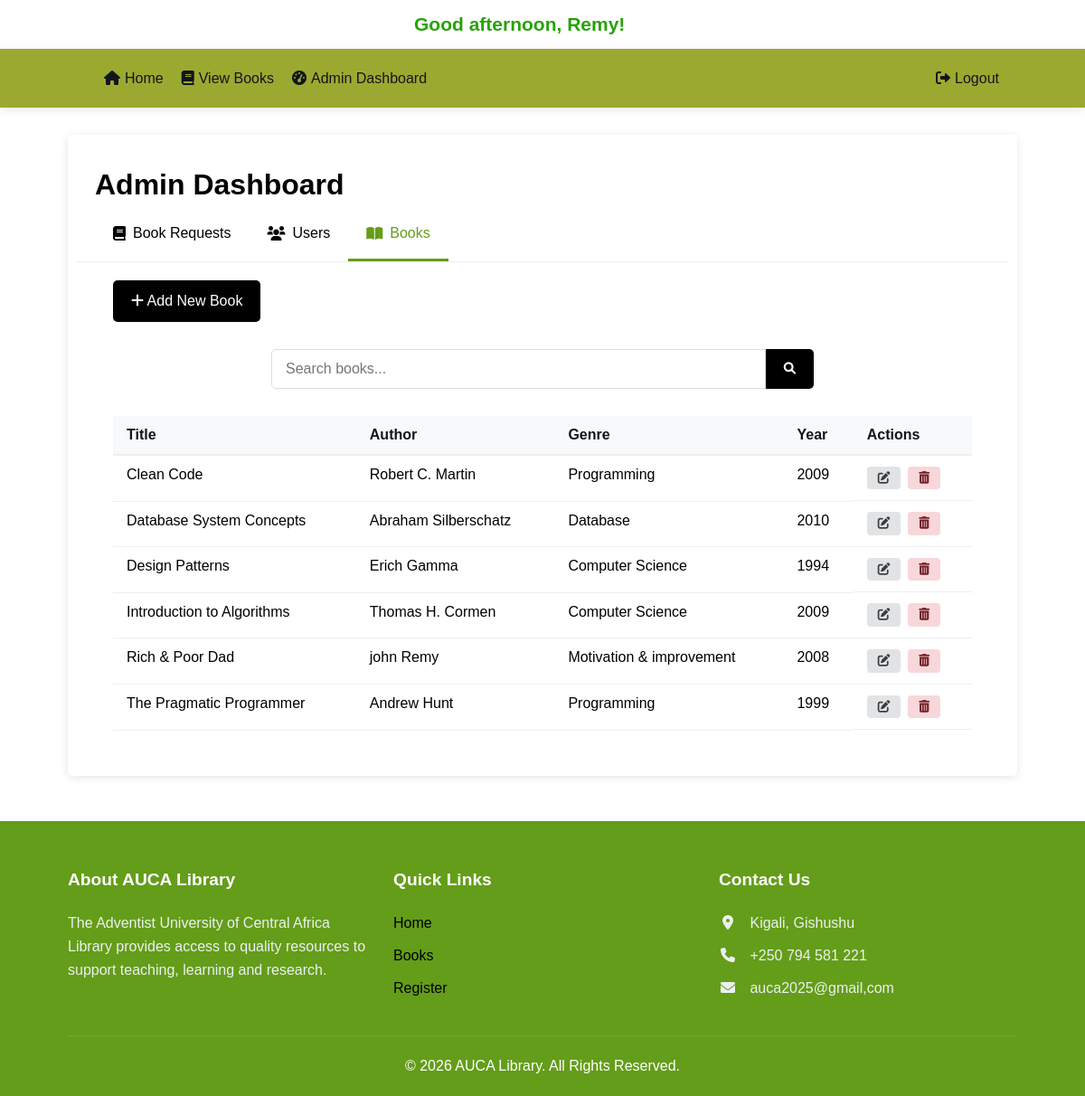
The app's page /admin.php?tab=books (signed in) with its own data.
### tables this page shows
CREATE TABLE `books` (
  `id` int(11) NOT NULL,
  `title` varchar(100) NOT NULL,
  `author` varchar(100) NOT NULL,
  `genre` varchar(50) NOT NULL,
  `year` int(11) NOT NULL,
  `cover_image` varchar(255) DEFAULT NULL
);

### includes/config.php (called while the page is built, shortened)
<?php
$conn = new mysqli(DB_HOST, DB_USER, DB_PASS, DB_NAME);
function sanitizeInput($data) {
    global $conn;
    return htmlspecialchars(strip_tags(trim($conn->real_escape_string($data))));
}
?>

### admin.php (the view, shortened to what this page needs)
<?php
include 'includes/config.php';
if (isset($_SESSION['full_name'])) {
    $name = htmlspecialchars($_SESSION['full_name']);
    $hour = date("H");
    if ($hour < 12) {
        $greeting = "Good morning";
    } elseif ($hour < 18) {
        $greeting = "Good afternoon";
    } else {
        $greeting = "Good evening";
    }
    echo "<div class='welcome-message'><h2>$greeting, $name!</h2></div>";
} else {
    echo "<div class='welcome-message'><h2>Welcome, Guest!</h2></div>";
}
$current_tab = isset($_GET['tab']) ? sanitizeInput($_GET['tab']) : 'requests';
if ($current_tab === 'books') {
    $query = "SELECT * FROM books ORDER BY title ASC";
    $books_result = $conn->query($query);
}
?>
<?php include 'includes/header.php'; ?>
<div class="admin-container">
    <h1>Admin Dashboard</h1>
    <div class="admin-tabs">
        <a href="?tab=requests" class="<?php echo $current_tab === 'requests' ? 'active' : ''; ?>">
            <i class="fas fa-book"></i> Book Requests
        </a>
        <a href="?tab=users" class="<?php echo $current_tab === 'users' ? 'active' : ''; ?>">
            <i class="fas fa-users"></i> Users
        </a>
        <a href="?tab=books" class="<?php echo $current_tab === 'books' ? 'active' : ''; ?>">
            <i class="fas fa-book-open"></i> Books
        </a>
    </div>
    <div class="admin-content">
        <?php if ($current_tab === 'requests'): ?>
            <div class="admin-actions">
                <div class="status-filters">
                    <a  class="btn-approve" href="?tab=requests&filter=all" class="<?php echo (!isset($_GET['filter']) || $_GET['filter'] === 'all') ? 'btn-approve' : ''; ?>">All</a>
                    <a   href="?tab=requests&filter=pending" class="<?php echo (isset($_GET['filter']) && $_GET['filter'] === 'pending') ? 'btn-approve' : 'btn-delete'; ?>">Pending</a>
                    <a  href="?tab=requests&filter=approved" class="<?php echo (isset($_GET['filter']) && $_GET['filter'] === 'approved') ? 'btn-approve' : 'btn-delete'; ?>">Approved</a>
                    <a  href="?tab=requests&filter=rejected" class="<?php echo (isset($_GET['filter']) && $_GET['filter'] === 'rejected') ? 'btn-approve' : 'btn-delete'; ?>">Rejected</a>
                </div>
            </div>
            <?php if ($requests_result->num_rows > 0): ?>
                <div class="table-responsive">
                    <table class="data-table">
                        <thead>
                            <tr>
                                <th>Student</th>
                                <th>Book Requested</th>
                                <th>Status</th>
                                <th>Actions</th>
                            </tr>
                        </thead>
                        <tbody>
                            <?php while ($row = $requests_result->fetch_assoc()): ?>
                                <?php
                                if (isset($_GET['filter']) && $_GET['filter'] !== 'all' &&
                                    strtolower($row['status']) !== $_GET['filter']) {
                                    continue;
                                }
                                ?>
                                <tr>
                                    <td>
                                        <div class="user-info">
                                            <strong>Name: </strong><?php echo htmlspecialchars($row['full_name']); ?></strong>
                                            <div><strong>User ID: </strong><?php echo htmlspecialchars($row['student_id']); ?></div>
                                            <div><strong>Department: </strong><?php echo htmlspecialchars($row['department']); ?> - Year <?php echo htmlspecialchars($row['year']); ?></div>
                                            <div><strong>E-mail: </strong><?php echo htmlspecialchars($row['email']); ?></div>
                                        </div>
                                    </td>
                                    <td><?php echo htmlspecialchars($row['book_title']); ?></td>
                                    <td>
                                        <span class="status-badge status-<?php echo strtolower($row['status']); ?>">
                                            <?php echo htmlspecialchars($row['status']); ?>
                                        </span>
                                    </td>
                                    <td class="actions">
                                        <div class="action-buttons">
                                            <form method="POST" action="admin.php" class="inline-form">
                                                <input type="hidden" name="request_id" value="<?php echo $row['id']; ?>">
                                                <input type="hidden" name="new_status" value="Approved">
                                                <button type="submit" name="update_status" class="btn btn-approve" onclick="return confirm('Approve this request?')">
                                                    <i class="fas fa-check"></i> Approve
                                                </button>
                                            </form>
                                            <button class="btn btn-reject" onclick="openRejectModal(<?php echo $row['id']; ?>)">
                                                <i class="fas fa-times"></i> Reject
                                            </button>
                                            <button class="btn btn-delete" onclick="confirmDelete('request', <?php echo $row['id']; ?>)">
                                                <i class="fas fa-trash-alt"></i>
                                            </button>
                                        </div>
                                    </td>
                                </tr>
                            <?php endwhile; ?>
                        </tbody>
                    </table>
                </div>
            <?php else: ?>
                <div class="no-data">
                    <i class="fas fa-book-open"></i>
                    <p>No book requests found.</p>
                </div>
            <?php endif; ?>
            <div id="rejectModal" class="modal">
                <div class="modal-content">
                    <span class="close-modal" onclick="closeRejectModal()">&times;</span>
                    <h3>Reject Book Request</h3>
                    <form method="POST" action="admin.php">
                        <input type="hidden" name="request_id" id="modal_request_id">
                        <input type="hidden" name="new_status" value="Rejected">
                        <div class="form-group">
                            <label for="rejection_reason">Reason for Rejection (Optional)</label>
                            <textarea name="rejection_reason" id="rejection_reason" rows="3"></textarea>
                        </div>
                        <div class="modal-actions">
                            <button type="button" class="btn btn-cancel" onclick="closeRejectModal()">Cancel</button>
                            <button type="submit" name="update_status" class="btn btn-confirm-reject">Confirm Rejection</button>
                        </div>
                    </form>
                </div>
            </div>
        <?php elseif ($current_tab === 'books'): ?>
            <div class="admin-actions">
                <a href="add_book.php" class="btn btn-primary">
                    <i class="fas fa-plus"></i> Add New Book
                </a>
                <div class="search-bar">
    <form method="GET" action="books.php">
        <input type="text" name="search" placeholder="Search books..." id="bookSearch" >
        <button type="submit"><i class="fas fa-search"></i></button>
    </form>
</div>
            </div>
            <?php if ($books_result->num_rows > 0): ?>
                <div class="table-responsive">
                    <table class="data-table" id="booksTable">
                        <thead>
                            <tr>
                                <th>Title</th>
                                <th>Author</th>
                                <th>Genre</th>
                                <th>Year</th>
                                <th>Actions</th>
                            </tr>
                        </thead>
                        <tbody>
                            <?php while ($row = $books_result->fetch_assoc()): ?>
                                <tr>
                                    <td><?php echo htmlspecialchars($row['title']); ?></td>
                                    <td><?php echo htmlspecialchars($row['author']); ?></td>
                                    <td><?php echo htmlspecialchars($row['genre']); ?></td>
                                    <td><?php echo htmlspecialchars($row['year']); ?></td>
                                    <td class="actions">
                                        <div class="action-buttons">
                                            <button class="btn-edit" onclick="openEditBookModal(
                                                <?php echo $row['id']; ?>,
                                                '<?php echo htmlspecialchars($row['title']); ?>',
                                                '<?php echo htmlspecialchars($row['author']); ?>',
                                                '<?php echo htmlspecialchars($row['genre']); ?>',
                                                '<?php echo htmlspecialchars($row['year']); ?>'
                                            )">
                                                <i class="fas fa-edit"></i>
                                            </button>
                                            <button class="btn-delete" onclick="confirmDelete('book', <?php echo $row['id']; ?>)">
                                                <i class="fas fa-trash-alt"></i>
                                            </button>
                                        </div>
                                    </td>
                                </tr>
                            <?php endwhile; ?>
                        </tbody>
                    </table>
                </div>
            <?php endif; ?>
        <?php endif; ?>
    </div>
</div>
<?php include 'includes/footer.php'; ?>

### assets/css/style.css (style rules this page uses)
:root { --primary-color: #649d19; --secondary-color: #000000; --accent-color: #e74c3c; --light-color: #ecf0f1; --dark-color: #121619; --success-color: #27ae60; --warning-color: #f39c12; --danger-color: #e74c3c; --border-radius: 5px; --box-shadow: 0 2px 10px rgba(0, 0, 0, 0.1); --transition: all 0.3s ease; }
* { margin: 0; padding: 0; box-sizing: border-box; }
body { font-family: Arial, Helvetica, sans-serif; line-height: 1.6; color: #000000; background-color: #ffffff; }
a { text-decoration: none; color: var(--secondary-color); transition: var(--transition); }
.btn { display: inline-block; padding: 10px 20px; background-color: var(--secondary-color); color: white; border: none; border-radius: var(--border-radius); cursor: pointer; transition: var(--transition); font-weight: 500; align-items: center; }
.btn-primary { background-color: var(--secondary-color); }
.btn-delete { color: var(--danger-color); background: none; border: none; cursor: pointer; font-size: 1rem; }
.search-bar { margin: 30px 0; display: flex; justify-content: center; }
.search-bar form { display: flex; width: 100%; max-width: 600px; }
.search-bar input { flex: 1; padding: 12px 15px; border: 1px solid #ddd; border-radius: var(--border-radius) 0 0 var(--border-radius); font-size: 1rem; }
.search-bar button { padding: 0 20px; background-color: var(--secondary-color); color: white; border: none; border-radius: 0 var(--border-radius) var(--border-radius) 0; cursor: pointer; }
.admin-container { background-color: white; padding: 30px; border-radius: var(--border-radius); box-shadow: var(--box-shadow); margin: 30px auto; }
.admin-actions { margin-bottom: 30px; }
.actions { display: flex; gap: 10px; align-items: center; }
.admin-tabs { display: flex; border-bottom: 1px solid #eee; margin: 0 -20px; padding: 0 20px; }
.admin-tabs a { padding: 15px 20px; color: var(--text-color); text-decoration: none; font-weight: 500; border-bottom: 3px solid transparent; display: flex; align-items: center; gap: 8px; transition: var(--transition); }
.admin-tabs a.active { color: var(--primary-color); border-bottom-color: var(--primary-color); }
.admin-content { padding: 20px; }
.data-table { width: 100%; border-collapse: collapse; }
.data-table th { text-align: left; padding: 12px 15px; background: #f8f9fa; font-weight: 600; color: var(--dark-color); border-bottom: 2px solid #eee; }
.data-table td { padding: 12px 15px; border-bottom: 1px solid #eee; vertical-align: top; }
.action-buttons { display: flex; gap: 8px; }
.btn-approve, .btn-reject, .btn-edit, .btn-delete { border: none; padding: 6px 12px; border-radius: 4px; cursor: pointer; font-size: 0.85rem; display: inline-flex; align-items: center; gap: 5px; transition: var(--transition); }
.btn-edit { background-color: #e2e3e5; color: #383d41; }
.btn-delete { background-color: #f8d7da; color: #721c24; }
.welcome-message { background-color: #ffffff; padding: 10px; border-radius: 5px; color: #28a20a; font-size: 14px; margin-left: 448px; }

### records on screen
books: title "Clean Code", author "Robert C. Martin", genre "Programming", year "2009"
books: title "Database System Concepts", author "Abraham Silberschatz", genre "Database", year "2010"
books: title "Design Patterns", author "Erich Gamma", genre "Computer Science", year "1994"
books: title "Introduction to Algorithms", author "Thomas H. Cormen", genre "Computer Science", year "2009"
books: title "Rich & Poor Dad", author "john Remy", genre "Motivation & improvement", year "2008"
books: title "The Pragmatic Programmer", author "Andrew Hunt", genre "Programming", year "1999"

### other values on screen
$greeting "Good afternoon"
$name "Remy"
